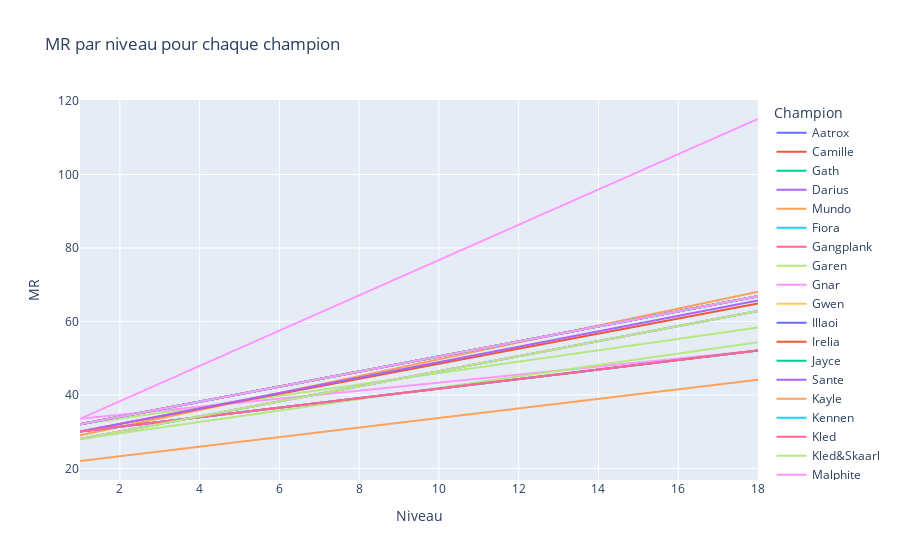

Notebook cell for this chart:
### Code cell
plot_ad_per_level(df_top, 'MR')

### Figure 1 — Plotly figure (JSON) as saved in the notebook; plotly's stock layout.template omitted (floating-point values rounded to 4 significant figures)
{"data": [{"hovertemplate": "Champion=Aatrox<br>Niveau=%{x}<br>MR=%{y}<extra></extra>", "legendgroup": "Aatrox", "line": {"color": "#636efa", "dash": "solid"}, "marker": {"symbol": "circle"}, "mode": "lines", "name": "Aatrox", "orientation": "v", "showlegend": true, "type": "scatter", "x": [1, 2, 3, 4, 5, 6, 7, 8, 9, 10, 11, 12, 13, 14, 15, 16, 17, 18], "xaxis": "x", "y": [32, 34.05, 36.1, 38.15, 40.2, 42.25, 44.3, 46.35, 48.4, 50.45, 52.5, 54.55, 56.6, 58.65, 60.7, 62.75, 64.8, 66.85], "yaxis": "y"}, {"hovertemplate": "Champion=Camille<br>Niveau=%{x}<br>MR=%{y}<extra></extra>", "legendgroup": "Camille", "line": {"color": "#EF553B", "dash": "solid"}, "marker": {"symbol": "circle"}, "mode": "lines", "name": "Camille", "orientation": "v", "showlegend": true, "type": "scatter", "x": [1, 2, 3, 4, 5, 6, 7, 8, 9, 10, 11, 12, 13, 14, 15, 16, 17, 18], "xaxis": "x", "y": [32, 34.05, 36.1, 38.15, 40.2, 42.25, 44.3, 46.35, 48.4, 50.45, 52.5, 54.55, 56.6, 58.65, 60.7, 62.75, 64.8, 66.85], "yaxis": "y"}, {"hovertemplate": "Champion=Gath<br>Niveau=%{x}<br>MR=%{y}<extra></extra>", "legendgroup": "Gath", "line": {"color": "#00cc96", "dash": "solid"}, "marker": {"symbol": "circle"}, "mode": "lines", "name": "Gath", "orientation": "v", "showlegend": true, "type": "scatter", "x": [1, 2, 3, 4, 5, 6, 7, 8, 9, 10, 11, 12, 13, 14, 15, 16, 17, 18], "xaxis": "x", "y": [32, 34.05, 36.1, 38.15, 40.2, 42.25, 44.3, 46.35, 48.4, 50.45, 52.5, 54.55, 56.6, 58.65, 60.7, 62.75, 64.8, 66.85], "yaxis": "y"}, {"hovertemplate": "Champion=Darius<br>Niveau=%{x}<br>MR=%{y}<extra></extra>", "legendgroup": "Darius", "line": {"color": "#ab63fa", "dash": "solid"}, "marker": {"symbol": "circle"}, "mode": "lines", "name": "Darius", "orientation": "v", "showlegend": true, "type": "scatter", "x": [1, 2, 3, 4, 5, 6, 7, 8, 9, 10, 11, 12, 13, 14, 15, 16, 17, 18], "xaxis": "x", "y": [32, 34.05, 36.1, 38.15, 40.2, 42.25, 44.3, 46.35, 48.4, 50.45, 52.5, 54.55, 56.6, 58.65, 60.7, 62.75, 64.8, 66.85], "yaxis": "y"}, {"hovertemplate": "Champion=Mundo<br>Niveau=%{x}<br>MR=%{y}<extra></extra>", "legendgroup": "Mundo", "line": {"color": "#FFA15A", "dash": "solid"}, "marker": {"symbol": "circle"}, "mode": "lines", "name": "Mundo", "orientation": "v", "showlegend": true, "type": "scatter", "x": [1, 2, 3, 4, 5, 6, 7, 8, 9, 10, 11, 12, 13, 14, 15, 16, 17, 18], "xaxis": "x", "y": [29, 31.3, 33.6, 35.9, 38.2, 40.5, 42.8, 45.1, 47.4, 49.7, 52, 54.3, 56.6, 58.9, 61.2, 63.5, 65.8, 68.1], "yaxis": "y"}, {"hovertemplate": "Champion=Fiora<br>Niveau=%{x}<br>MR=%{y}<extra></extra>", "legendgroup": "Fiora", "line": {"color": "#19d3f3", "dash": "solid"}, "marker": {"symbol": "circle"}, "mode": "lines", "name": "Fiora", "orientation": "v", "showlegend": true, "type": "scatter", "x": [1, 2, 3, 4, 5, 6, 7, 8, 9, 10, 11, 12, 13, 14, 15, 16, 17, 18], "xaxis": "x", "y": [32, 34.05, 36.1, 38.15, 40.2, 42.25, 44.3, 46.35, 48.4, 50.45, 52.5, 54.55, 56.6, 58.65, 60.7, 62.75, 64.8, 66.85], "yaxis": "y"}, {"hovertemplate": "Champion=Gangplank<br>Niveau=%{x}<br>MR=%{y}<extra></extra>", "legendgroup": "Gangplank", "line": {"color": "#FF6692", "dash": "solid"}, "marker": {"symbol": "circle"}, "mode": "lines", "name": "Gangplank", "orientation": "v", "showlegend": true, "type": "scatter", "x": [1, 2, 3, 4, 5, 6, 7, 8, 9, 10, 11, 12, 13, 14, 15, 16, 17, 18], "xaxis": "x", "y": [32, 34.05, 36.1, 38.15, 40.2, 42.25, 44.3, 46.35, 48.4, 50.45, 52.5, 54.55, 56.6, 58.65, 60.7, 62.75, 64.8, 66.85], "yaxis": "y"}, {"hovertemplate": "Champion=Garen<br>Niveau=%{x}<br>MR=%{y}<extra></extra>", "legendgroup": "Garen", "line": {"color": "#B6E880", "dash": "solid"}, "marker": {"symbol": "circle"}, "mode": "lines", "name": "Garen", "orientation": "v", "showlegend": true, "type": "scatter", "x": [1, 2, 3, 4, 5, 6, 7, 8, 9, 10, 11, 12, 13, 14, 15, 16, 17, 18], "xaxis": "x", "y": [32, 33.55, 35.1, 36.65, 38.2, 39.75, 41.3, 42.85, 44.4, 45.95, 47.5, 49.05, 50.6, 52.15, 53.7, 55.25, 56.8, 58.35], "yaxis": "y"}, {"hovertemplate": "Champion=Gnar<br>Niveau=%{x}<br>MR=%{y}<extra></extra>", "legendgroup": "Gnar", "line": {"color": "#FF97FF", "dash": "solid"}, "marker": {"symbol": "circle"}, "mode": "lines", "name": "Gnar", "orientation": "v", "showlegend": true, "type": "scatter", "x": [1, 2, 3, 4, 5, 6, 7, 8, 9, 10, 11, 12, 13, 14, 15, 16, 17, 18, 1, 2, 3, 4, 5, 6, 7, 8, 9, 10, 11, 12, 13, 14, 15, 16, 17, 18], "xaxis": "x", "y": [30, 31.3, 32.6, 33.9, 35.2, 36.5, 37.8, 39.1, 40.4, 41.7, 43, 44.3, 45.6, 46.9, 48.2, 49.5, 50.8, 52.1, 33.5, 38.3, 43.1, 47.9, 52.7, 57.5, 62.3, 67.1, 71.9, 76.7, 81.5, 86.3, 91.1, 95.9, 100.7, 105.5, 110.3, 115.1], "yaxis": "y"}, {"hovertemplate": "Champion=Gwen<br>Niveau=%{x}<br>MR=%{y}<extra></extra>", "legendgroup": "Gwen", "line": {"color": "#FECB52", "dash": "solid"}, "marker": {"symbol": "circle"}, "mode": "lines", "name": "Gwen", "orientation": "v", "showlegend": true, "type": "scatter", "x": [1, 2, 3, 4, 5, 6, 7, 8, 9, 10, 11, 12, 13, 14, 15, 16, 17, 18], "xaxis": "x", "y": [32, 34.05, 36.1, 38.15, 40.2, 42.25, 44.3, 46.35, 48.4, 50.45, 52.5, 54.55, 56.6, 58.65, 60.7, 62.75, 64.8, 66.85], "yaxis": "y"}, {"hovertemplate": "Champion=Illaoi<br>Niveau=%{x}<br>MR=%{y}<extra></extra>", "legendgroup": "Illaoi", "line": {"color": "#636efa", "dash": "solid"}, "marker": {"symbol": "circle"}, "mode": "lines", "name": "Illaoi", "orientation": "v", "showlegend": true, "type": "scatter", "x": [1, 2, 3, 4, 5, 6, 7, 8, 9, 10, 11, 12, 13, 14, 15, 16, 17, 18], "xaxis": "x", "y": [32, 34.05, 36.1, 38.15, 40.2, 42.25, 44.3, 46.35, 48.4, 50.45, 52.5, 54.55, 56.6, 58.65, 60.7, 62.75, 64.8, 66.85], "yaxis": "y"}, {"hovertemplate": "Champion=Irelia<br>Niveau=%{x}<br>MR=%{y}<extra></extra>", "legendgroup": "Irelia", "line": {"color": "#EF553B", "dash": "solid"}, "marker": {"symbol": "circle"}, "mode": "lines", "name": "Irelia", "orientation": "v", "showlegend": true, "type": "scatter", "x": [1, 2, 3, 4, 5, 6, 7, 8, 9, 10, 11, 12, 13, 14, 15, 16, 17, 18], "xaxis": "x", "y": [30, 32.05, 34.1, 36.15, 38.2, 40.25, 42.3, 44.35, 46.4, 48.45, 50.5, 52.55, 54.6, 56.65, 58.7, 60.75, 62.8, 64.85], "yaxis": "y"}, {"hovertemplate": "Champion=Jayce<br>Niveau=%{x}<br>MR=%{y}<extra></extra>", "legendgroup": "Jayce", "line": {"color": "#00cc96", "dash": "solid"}, "marker": {"symbol": "circle"}, "mode": "lines", "name": "Jayce", "orientation": "v", "showlegend": true, "type": "scatter", "x": [1, 2, 3, 4, 5, 6, 7, 8, 9, 10, 11, 12, 13, 14, 15, 16, 17, 18], "xaxis": "x", "y": [30, 31.3, 32.6, 33.9, 35.2, 36.5, 37.8, 39.1, 40.4, 41.7, 43, 44.3, 45.6, 46.9, 48.2, 49.5, 50.8, 52.1], "yaxis": "y"}, {"hovertemplate": "Champion=Sante<br>Niveau=%{x}<br>MR=%{y}<extra></extra>", "legendgroup": "Sante", "line": {"color": "#ab63fa", "dash": "solid"}, "marker": {"symbol": "circle"}, "mode": "lines", "name": "Sante", "orientation": "v", "showlegend": true, "type": "scatter", "x": [1, 2, 3, 4, 5, 6, 7, 8, 9, 10, 11, 12, 13, 14, 15, 16, 17, 18], "xaxis": "x", "y": [30, 32.1, 34.2, 36.3, 38.4, 40.5, 42.6, 44.7, 46.8, 48.9, 51, 53.1, 55.2, 57.3, 59.4, 61.5, 63.6, 65.7], "yaxis": "y"}, {"hovertemplate": "Champion=Kayle<br>Niveau=%{x}<br>MR=%{y}<extra></extra>", "legendgroup": "Kayle", "line": {"color": "#FFA15A", "dash": "solid"}, "marker": {"symbol": "circle"}, "mode": "lines", "name": "Kayle", "orientation": "v", "showlegend": true, "type": "scatter", "x": [1, 2, 3, 4, 5, 6, 7, 8, 9, 10, 11, 12, 13, 14, 15, 16, 17, 18], "xaxis": "x", "y": [22, 23.3, 24.6, 25.9, 27.2, 28.5, 29.8, 31.1, 32.4, 33.7, 35, 36.3, 37.6, 38.9, 40.2, 41.5, 42.8, 44.1], "yaxis": "y"}, {"hovertemplate": "Champion=Kennen<br>Niveau=%{x}<br>MR=%{y}<extra></extra>", "legendgroup": "Kennen", "line": {"color": "#19d3f3", "dash": "solid"}, "marker": {"symbol": "circle"}, "mode": "lines", "name": "Kennen", "orientation": "v", "showlegend": true, "type": "scatter", "x": [1, 2, 3, 4, 5, 6, 7, 8, 9, 10, 11, 12, 13, 14, 15, 16, 17, 18], "xaxis": "x", "y": [30, 31.3, 32.6, 33.9, 35.2, 36.5, 37.8, 39.1, 40.4, 41.7, 43, 44.3, 45.6, 46.9, 48.2, 49.5, 50.8, 52.1], "yaxis": "y"}, {"hovertemplate": "Champion=Kled<br>Niveau=%{x}<br>MR=%{y}<extra></extra>", "legendgroup": "Kled", "line": {"color": "#FF6692", "dash": "solid"}, "marker": {"symbol": "circle"}, "mode": "lines", "name": "Kled", "orientation": "v", "showlegend": true, "type": "scatter", "x": [1, 2, 3, 4, 5, 6, 7, 8, 9, 10, 11, 12, 13, 14, 15, 16, 17, 18], "xaxis": "x", "y": [28, 30.05, 32.1, 34.15, 36.2, 38.25, 40.3, 42.35, 44.4, 46.45, 48.5, 50.55, 52.6, 54.65, 56.7, 58.75, 60.8, 62.85], "yaxis": "y"}, {"hovertemplate": "Champion=Kled&Skaarl<br>Niveau=%{x}<br>MR=%{y}<extra></extra>", "legendgroup": "Kled&Skaarl", "line": {"color": "#B6E880", "dash": "solid"}, "marker": {"symbol": "circle"}, "mode": "lines", "name": "Kled&Skaarl", "orientation": "v", "showlegend": true, "type": "scatter", "x": [1, 2, 3, 4, 5, 6, 7, 8, 9, 10, 11, 12, 13, 14, 15, 16, 17, 18], "xaxis": "x", "y": [28, 30.05, 32.1, 34.15, 36.2, 38.25, 40.3, 42.35, 44.4, 46.45, 48.5, 50.55, 52.6, 54.65, 56.7, 58.75, 60.8, 62.85], "yaxis": "y"}, {"hovertemplate": "Champion=Malphite<br>Niveau=%{x}<br>MR=%{y}<extra></extra>", "legendgroup": "Malphite", "line": {"color": "#FF97FF", "dash": "solid"}, "marker": {"symbol": "circle"}, "mode": "lines", "name": "Malphite", "orientation": "v", "showlegend": true, "type": "scatter", "x": [1, 2, 3, 4, 5, 6, 7, 8, 9, 10, 11, 12, 13, 14, 15, 16, 17, 18], "xaxis": "x", "y": [28, 30.05, 32.1, 34.15, 36.2, 38.25, 40.3, 42.35, 44.4, 46.45, 48.5, 50.55, 52.6, 54.65, 56.7, 58.75, 60.8, 62.85], "yaxis": "y"}, {"hovertemplate": "Champion=Maokai<br>Niveau=%{x}<br>MR=%{y}<extra></extra>", "legendgroup": "Maokai", "line": {"color": "#FECB52", "dash": "solid"}, "marker": {"symbol": "circle"}, "mode": "lines", "name": "Maokai", "orientation": "v", "showlegend": true, "type": "scatter", "x": [1, 2, 3, 4, 5, 6, 7, 8, 9, 10, 11, 12, 13, 14, 15, 16, 17, 18], "xaxis": "x", "y": [32, 34.05, 36.1, 38.15, 40.2, 42.25, 44.3, 46.35, 48.4, 50.45, 52.5, 54.55, 56.6, 58.65, 60.7, 62.75, 64.8, 66.85], "yaxis": "y"}, {"hovertemplate": "Champion=Mordekaiser<br>Niveau=%{x}<br>MR=%{y}<extra></extra>", "legendgroup": "Mordekaiser", "line": {"color": "#636efa", "dash": "solid"}, "marker": {"symbol": "circle"}, "mode": "lines", "name": "Mordekaiser", "orientation": "v", "showlegend": true, "type": "scatter", "x": [1, 2, 3, 4, 5, 6, 7, 8, 9, 10, 11, 12, 13, 14, 15, 16, 17, 18], "xaxis": "x", "y": [32, 34.05, 36.1, 38.15, 40.2, 42.25, 44.3, 46.35, 48.4, 50.45, 52.5, 54.55, 56.6, 58.65, 60.7, 62.75, 64.8, 66.85], "yaxis": "y"}, {"hovertemplate": "Champion=Nasus<br>Niveau=%{x}<br>MR=%{y}<extra></extra>", "legendgroup": "Nasus", "line": {"color": "#EF553B", "dash": "solid"}, "marker": {"symbol": "circle"}, "mode": "lines", "name": "Nasus", "orientation": "v", "showlegend": true, "type": "scatter", "x": [1, 2, 3, 4, 5, 6, 7, 8, 9, 10, 11, 12, 13, 14, 15, 16, 17, 18], "xaxis": "x", "y": [32, 34.05, 36.1, 38.15, 40.2, 42.25, 44.3, 46.35, 48.4, 50.45, 52.5, 54.55, 56.6, 58.65, 60.7, 62.75, 64.8, 66.85], "yaxis": "y"}, {"hovertemplate": "Champion=Ornn<br>Niveau=%{x}<br>MR=%{y}<extra></extra>", "legendgroup": "Ornn", "line": {"color": "#00cc96", "dash": "solid"}, "marker": {"symbol": "circle"}, "mode": "lines", "name": "Ornn", "orientation": "v", "showlegend": true, "type": "scatter", "x": [1, 2, 3, 4, 5, 6, 7, 8, 9, 10, 11, 12, 13, 14, 15, 16, 17, 18], "xaxis": "x", "y": [32, 34.05, 36.1, 38.15, 40.2, 42.25, 44.3, 46.35, 48.4, 50.45, 52.5, 54.55, 56.6, 58.65, 60.7, 62.75, 64.8, 66.85], "yaxis": "y"}, {"hovertemplate": "Champion=Poppy<br>Niveau=%{x}<br>MR=%{y}<extra></extra>", "legendgroup": "Poppy", "line": {"color": "#ab63fa", "dash": "solid"}, "marker": {"symbol": "circle"}, "mode": "lines", "name": "Poppy", "orientation": "v", "showlegend": true, "type": "scatter", "x": [1, 2, 3, 4, 5, 6, 7, 8, 9, 10, 11, 12, 13, 14, 15, 16, 17, 18], "xaxis": "x", "y": [32, 34.05, 36.1, 38.15, 40.2, 42.25, 44.3, 46.35, 48.4, 50.45, 52.5, 54.55, 56.6, 58.65, 60.7, 62.75, 64.8, 66.85], "yaxis": "y"}, {"hovertemplate": "Champion=Quinn<br>Niveau=%{x}<br>MR=%{y}<extra></extra>", "legendgroup": "Quinn", "line": {"color": "#FFA15A", "dash": "solid"}, "marker": {"symbol": "circle"}, "mode": "lines", "name": "Quinn", "orientation": "v", "showlegend": true, "type": "scatter", "x": [1, 2, 3, 4, 5, 6, 7, 8, 9, 10, 11, 12, 13, 14, 15, 16, 17, 18], "xaxis": "x", "y": [30, 31.3, 32.6, 33.9, 35.2, 36.5, 37.8, 39.1, 40.4, 41.7, 43, 44.3, 45.6, 46.9, 48.2, 49.5, 50.8, 52.1], "yaxis": "y"}, {"hovertemplate": "Champion=Renekton<br>Niveau=%{x}<br>MR=%{y}<extra></extra>", "legendgroup": "Renekton", "line": {"color": "#19d3f3", "dash": "solid"}, "marker": {"symbol": "circle"}, "mode": "lines", "name": "Renekton", "orientation": "v", "showlegend": true, "type": "scatter", "x": [1, 2, 3, 4, 5, 6, 7, 8, 9, 10, 11, 12, 13, 14, 15, 16, 17, 18], "xaxis": "x", "y": [28, 30.05, 32.1, 34.15, 36.2, 38.25, 40.3, 42.35, 44.4, 46.45, 48.5, 50.55, 52.6, 54.65, 56.7, 58.75, 60.8, 62.85], "yaxis": "y"}, {"hovertemplate": "Champion=Riven<br>Niveau=%{x}<br>MR=%{y}<extra></extra>", "legendgroup": "Riven", "line": {"color": "#FF6692", "dash": "solid"}, "marker": {"symbol": "circle"}, "mode": "lines", "name": "Riven", "orientation": "v", "showlegend": true, "type": "scatter", "x": [1, 2, 3, 4, 5, 6, 7, 8, 9, 10, 11, 12, 13, 14, 15, 16, 17, 18], "xaxis": "x", "y": [32, 34.05, 36.1, 38.15, 40.2, 42.25, 44.3, 46.35, 48.4, 50.45, 52.5, 54.55, 56.6, 58.65, 60.7, 62.75, 64.8, 66.85], "yaxis": "y"}, {"hovertemplate": "Champion=Rumble<br>Niveau=%{x}<br>MR=%{y}<extra></extra>", "legendgroup": "Rumble", "line": {"color": "#B6E880", "dash": "solid"}, "marker": {"symbol": "circle"}, "mode": "lines", "name": "Rumble", "orientation": "v", "showlegend": true, "type": "scatter", "x": [1, 2, 3, 4, 5, 6, 7, 8, 9, 10, 11, 12, 13, 14, 15, 16, 17, 18], "xaxis": "x", "y": [28, 29.55, 31.1, 32.65, 34.2, 35.75, 37.3, 38.85, 40.4, 41.95, 43.5, 45.05, 46.6, 48.15, 49.7, 51.25, 52.8, 54.35], "yaxis": "y"}, {"hovertemplate": "Champion=Sett<br>Niveau=%{x}<br>MR=%{y}<extra></extra>", "legendgroup": "Sett", "line": {"color": "#FF97FF", "dash": "solid"}, "marker": {"symbol": "circle"}, "mode": "lines", "name": "Sett", "orientation": "v", "showlegend": true, "type": "scatter", "x": [1, 2, 3, 4, 5, 6, 7, 8, 9, 10, 11, 12, 13, 14, 15, 16, 17, 18], "xaxis": "x", "y": [28, 30.05, 32.1, 34.15, 36.2, 38.25, 40.3, 42.35, 44.4, 46.45, 48.5, 50.55, 52.6, 54.65, 56.7, 58.75, 60.8, 62.85], "yaxis": "y"}, {"hovertemplate": "Champion=Shen<br>Niveau=%{x}<br>MR=%{y}<extra></extra>", "legendgroup": "Shen", "line": {"color": "#FECB52", "dash": "solid"}, "marker": {"symbol": "circle"}, "mode": "lines", "name": "Shen", "orientation": "v", "showlegend": true, "type": "scatter", "x": [1, 2, 3, 4, 5, 6, 7, 8, 9, 10, 11, 12, 13, 14, 15, 16, 17, 18], "xaxis": "x", "y": [32, 34.05, 36.1, 38.15, 40.2, 42.25, 44.3, 46.35, 48.4, 50.45, 52.5, 54.55, 56.6, 58.65, 60.7, 62.75, 64.8, 66.85], "yaxis": "y"}, {"hovertemplate": "Champion=Singed<br>Niveau=%{x}<br>MR=%{y}<extra></extra>", "legendgroup": "Singed", "line": {"color": "#636efa", "dash": "solid"}, "marker": {"symbol": "circle"}, "mode": "lines", "name": "Singed", "orientation": "v", "showlegend": true, "type": "scatter", "x": [1, 2, 3, 4, 5, 6, 7, 8, 9, 10, 11, 12, 13, 14, 15, 16, 17, 18], "xaxis": "x", "y": [32, 34.05, 36.1, 38.15, 40.2, 42.25, 44.3, 46.35, 48.4, 50.45, 52.5, 54.55, 56.6, 58.65, 60.7, 62.75, 64.8, 66.85], "yaxis": "y"}, {"hovertemplate": "Champion=Sion<br>Niveau=%{x}<br>MR=%{y}<extra></extra>", "legendgroup": "Sion", "line": {"color": "#EF553B", "dash": "solid"}, "marker": {"symbol": "circle"}, "mode": "lines", "name": "Sion", "orientation": "v", "showlegend": true, "type": "scatter", "x": [1, 2, 3, 4, 5, 6, 7, 8, 9, 10, 11, 12, 13, 14, 15, 16, 17, 18], "xaxis": "x", "y": [32, 34.05, 36.1, 38.15, 40.2, 42.25, 44.3, 46.35, 48.4, 50.45, 52.5, 54.55, 56.6, 58.65, 60.7, 62.75, 64.8, 66.85], "yaxis": "y"}, {"hovertemplate": "Champion=Kench<br>Niveau=%{x}<br>MR=%{y}<extra></extra>", "legendgroup": "Kench", "line": {"color": "#00cc96", "dash": "solid"}, "marker": {"symbol": "circle"}, "mode": "lines", "name": "Kench", "orientation": "v", "showlegend": true, "type": "scatter", "x": [1, 2, 3, 4, 5, 6, 7, 8, 9, 10, 11, 12, 13, 14, 15, 16, 17, 18], "xaxis": "x", "y": [32, 34.05, 36.1, 38.15, 40.2, 42.25, 44.3, 46.35, 48.4, 50.45, 52.5, 54.55, 56.6, 58.65, 60.7, 62.75, 64.8, 66.85], "yaxis": "y"}, {"hovertemplate": "Champion=Teemo<br>Niveau=%{x}<br>MR=%{y}<extra></extra>", "legendgroup": "Teemo", "line": {"color": "#ab63fa", "dash": "solid"}, "marker": {"symbol": "circle"}, "mode": "lines", "name": "Teemo", "orientation": "v", "showlegend": true, "type": "scatter", "x": [1, 2, 3, 4, 5, 6, 7, 8, 9, 10, 11, 12, 13, 14, 15, 16, 17, 18], "xaxis": "x", "y": [30, 31.3, 32.6, 33.9, 35.2, 36.5, 37.8, 39.1, 40.4, 41.7, 43, 44.3, 45.6, 46.9, 48.2, 49.5, 50.8, 52.1], "yaxis": "y"}, {"hovertemplate": "Champion=Tryndamere<br>Niveau=%{x}<br>MR=%{y}<extra></extra>", "legendgroup": "Tryndamere", "line": {"color": "#FFA15A", "dash": "solid"}, "marker": {"symbol": "circle"}, "mode": "lines", "name": "Tryndamere", "orientation": "v", "showlegend": true, "type": "scatter", "x": [1, 2, 3, 4, 5, 6, 7, 8, 9, 10, 11, 12, 13, 14, 15, 16, 17, 18], "xaxis": "x", "y": [32, 34.05, 36.1, 38.15, 40.2, 42.25, 44.3, 46.35, 48.4, 50.45, 52.5, 54.55, 56.6, 58.65, 60.7, 62.75, 64.8, 66.85], "yaxis": "y"}, {"hovertemplate": "Champion=Urgot<br>Niveau=%{x}<br>MR=%{y}<extra></extra>", "legendgroup": "Urgot", "line": {"color": "#19d3f3", "dash": "solid"}, "marker": {"symbol": "circle"}, "mode": "lines", "name": "Urgot", "orientation": "v", "showlegend": true, "type": "scatter", "x": [1, 2, 3, 4, 5, 6, 7, 8, 9, 10, 11, 12, 13, 14, 15, 16, 17, 18], "xaxis": "x", "y": [32, 34.05, 36.1, 38.15, 40.2, 42.25, 44.3, 46.35, 48.4, 50.45, 52.5, 54.55, 56.6, 58.65, 60.7, 62.75, 64.8, 66.85], "yaxis": "y"}, {"hovertemplate": "Champion=Vladimir<br>Niveau=%{x}<br>MR=%{y}<extra></extra>", "legendgroup": "Vladimir", "line": {"color": "#FF6692", "dash": "solid"}, "marker": {"symbol": "circle"}, "mode": "lines", "name": "Vladimir", "orientation": "v", "showlegend": true, "type": "scatter", "x": [1, 2, 3, 4, 5, 6, 7, 8, 9, 10, 11, 12, 13, 14, 15, 16, 17, 18], "xaxis": "x", "y": [30, 31.3, 32.6, 33.9, 35.2, 36.5, 37.8, 39.1, 40.4, 41.7, 43, 44.3, 45.6, 46.9, 48.2, 49.5, 50.8, 52.1], "yaxis": "y"}, {"hovertemplate": "Champion=Wukong<br>Niveau=%{x}<br>MR=%{y}<extra></extra>", "legendgroup": "Wukong", "line": {"color": "#B6E880", "dash": "solid"}, "marker": {"symbol": "circle"}, "mode": "lines", "name": "Wukong", "orientation": "v", "showlegend": true, "type": "scatter", "x": [1, 2, 3, 4, 5, 6, 7, 8, 9, 10, 11, 12, 13, 14, 15, 16, 17, 18], "xaxis": "x", "y": [28, 30.05, 32.1, 34.15, 36.2, 38.25, 40.3, 42.35, 44.4, 46.45, 48.5, 50.55, 52.6, 54.65, 56.7, 58.75, 60.8, 62.85], "yaxis": "y"}, {"hovertemplate": "Champion=Yorick<br>Niveau=%{x}<br>MR=%{y}<extra></extra>", "legendgroup": "Yorick", "line": {"color": "#FF97FF", "dash": "solid"}, "marker": {"symbol": "circle"}, "mode": "lines", "name": "Yorick", "orientation": "v", "showlegend": true, "type": "scatter", "x": [1, 2, 3, 4, 5, 6, 7, 8, 9, 10, 11, 12, 13, 14, 15, 16, 17, 18], "xaxis": "x", "y": [32, 34.05, 36.1, 38.15, 40.2, 42.25, 44.3, 46.35, 48.4, 50.45, 52.5, 54.55, 56.6, 58.65, 60.7, 62.75, 64.8, 66.85], "yaxis": "y"}], "layout": {"legend": {"title": {"text": "Champion"}, "tracegroupgap": 0}, "title": {"text": "MR par niveau pour chaque champion"}, "xaxis": {"anchor": "y", "domain": [0, 1], "title": {"text": "Niveau"}}, "yaxis": {"anchor": "x", "domain": [0, 1], "title": {"text": "MR"}}}}
